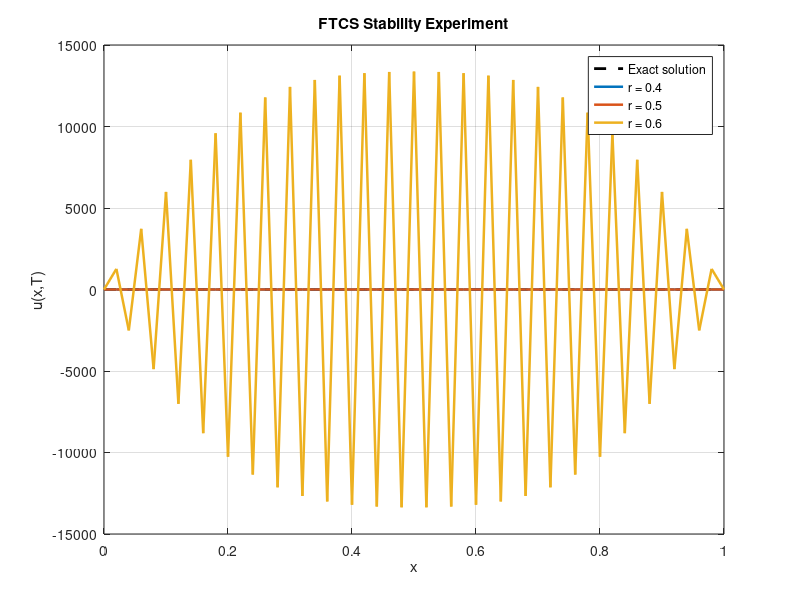
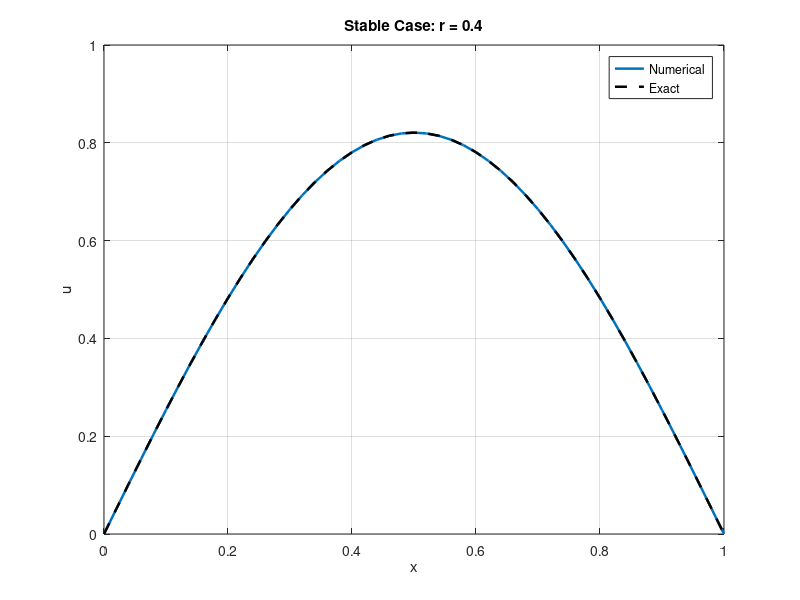
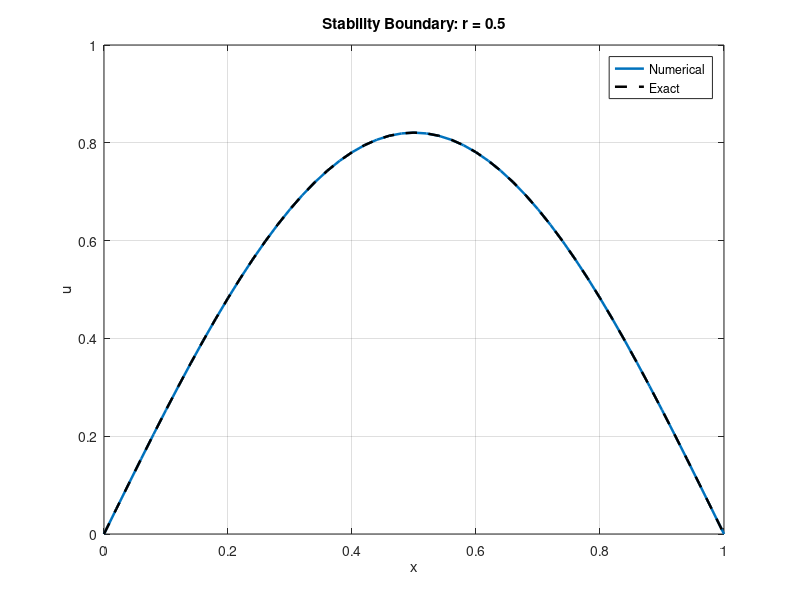
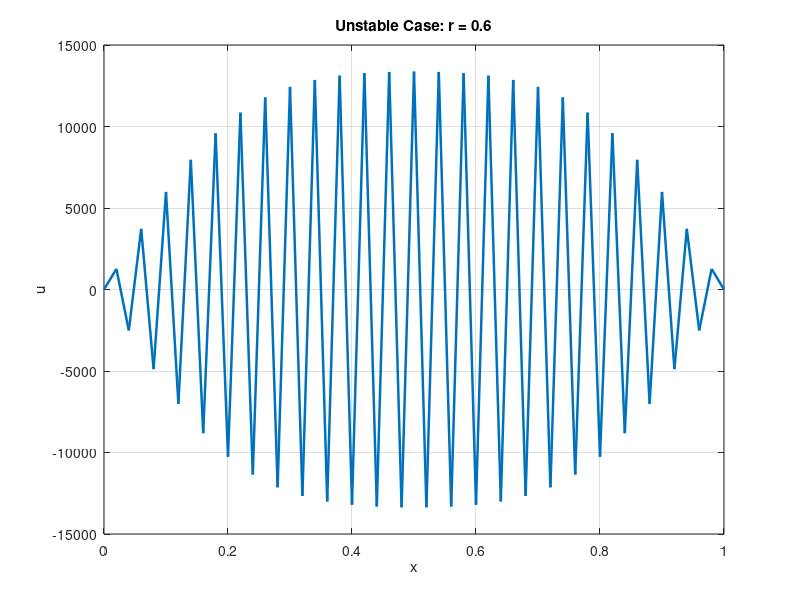

Write MATLAB code to recreate these figures, in order.
%% Stability Experiment for the 1D Heat Equation
% Compare FTCS for:
% r = 0.4  -> stable
% r = 0.5  -> stability limit
% r = 0.6  -> unstable

clear;
clc;
close all;

%% Problem parameters
alpha = 1.0;
L = 1.0;
Nx = 51;
T = 0.02;

dx = L/(Nx-1);
x = linspace(0,L,Nx)';

%% Values of r to test
r_values = [0.4, 0.5, 0.6];

%% Exact solution at final time
u_exact = exp(-alpha*pi^2*T).*sin(pi*x);

%% Initial condition
u0 = sin(pi*x);

% Add a very small high-frequency perturbation.
% This helps us clearly observe instability when r > 0.5.
perturbation = 1e-8*(-1).^(0:Nx-1)';
u0 = u0 + perturbation;

% Enforce boundary conditions
u0(1) = 0;
u0(end) = 0;

%% Storage
solutions = zeros(Nx,length(r_values));

%% Run each stability case
for k = 1:length(r_values)

    r = r_values(k);

    % From:
    % r = alpha*dt/dx^2
    dt_guess = r*dx^2/alpha;

    % Choose number of time steps
    Nt = round(T/dt_guess);

    % Actual final time for this experiment
    dt = dt_guess;
    T_actual = Nt*dt;

    fprintf('\n-----------------------------\n');
    fprintf('r = %.2f\n',r);
    fprintf('dx = %.6e\n',dx);
    fprintf('dt = %.6e\n',dt);
    fprintf('Nt = %d\n',Nt);
    fprintf('Actual final time = %.6f\n',T_actual);

    %% Initial solution
    u = u0;

    %% FTCS time stepping
    for n = 1:Nt

        u_old = u;

        u(2:end-1) = ...
            u_old(2:end-1) + ...
            r*(u_old(3:end) ...
            - 2*u_old(2:end-1) ...
            + u_old(1:end-2));

        % Boundary conditions
        u(1) = 0;
        u(end) = 0;

    end

    solutions(:,k) = u;

    fprintf('Maximum |u| = %.6e\n',max(abs(u)));

end

%% Plot all three cases
figure;

plot(x,u_exact,'k--','LineWidth',2);
hold on;

plot(x,solutions(:,1),'LineWidth',1.8);
plot(x,solutions(:,2),'LineWidth',1.8);
plot(x,solutions(:,3),'LineWidth',1.8);

xlabel('x');
ylabel('u(x,T)');

title('FTCS Stability Experiment');

legend( ...
    'Exact solution', ...
    'r = 0.4', ...
    'r = 0.5', ...
    'r = 0.6', ...
    'Location','best');

grid on;

%% Separate figures

figure;
plot(x,solutions(:,1),'LineWidth',1.8);
hold on;
plot(x,u_exact,'k--','LineWidth',1.8);
xlabel('x');
ylabel('u');
title('Stable Case: r = 0.4');
legend('Numerical','Exact');
grid on;


figure;
plot(x,solutions(:,2),'LineWidth',1.8);
hold on;
plot(x,u_exact,'k--','LineWidth',1.8);
xlabel('x');
ylabel('u');
title('Stability Boundary: r = 0.5');
legend('Numerical','Exact');
grid on;


figure;
plot(x,solutions(:,3),'LineWidth',1.8);
xlabel('x');
ylabel('u');
title('Unstable Case: r = 0.6');
grid on;
